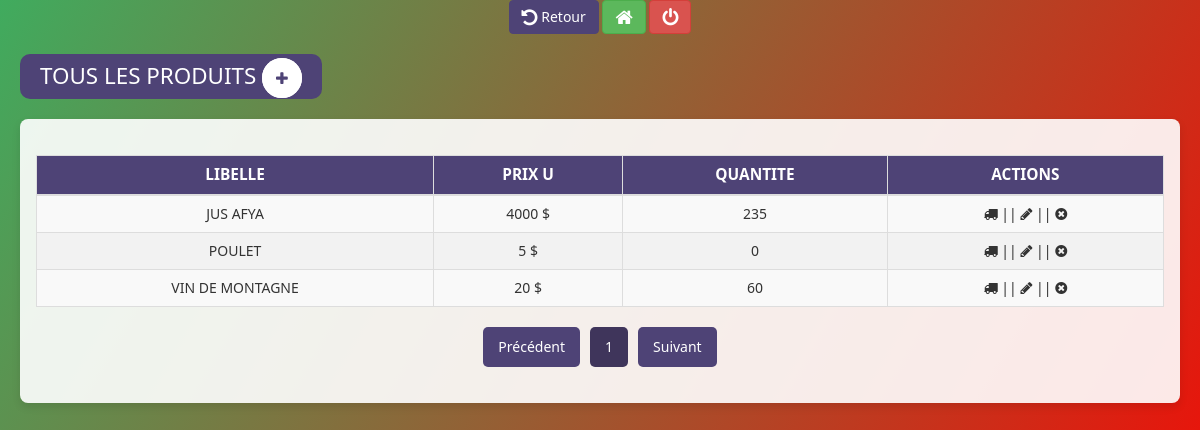
The page /produit.php (signed in) on the database its author committed.
### tables this page shows
CREATE TABLE `produits` (
  `idProd` int(11) NOT NULL,
  `nomProd` varchar(50) NOT NULL,
  `prix` double NOT NULL,
  `quantite` double NOT NULL,
  `devise` varchar(3) NOT NULL,
  `categorie` varchar(20) NOT NULL,
  `statut` int(11) NOT NULL
);

### include/config.php (called while the page is built, shortened)
<?php
$priv = $_SESSION['priv'];
?>

### produit.php (the view, shortened to what this page needs)
<?php
include('include/config.php');
$items_per_page = 10;
$total_items_query = $bdd->query("SELECT COUNT(*) as total FROM produits WHERE statut=1");
$total_items_result = $total_items_query->fetch();
$total_items = $total_items_result['total'];
$total_pages = ceil($total_items / $items_per_page);
$page = isset($_GET['page']) ? (int)$_GET['page'] : 1;
$offset = ($page - 1) * $items_per_page;
if($total_items >0){
$req = $bdd->query("SELECT * FROM produits WHERE statut=1 ORDER BY nomProd ASC LIMIT $offset, $items_per_page");}
?>
<!DOCTYPE html>
<html lang="fr">
<head>
    <?php include('include/title.php'); ?>
</head>
<body>
    <div id="wrapper">
        <?php include('include/retour.php'); ?>
        <div id="page-wrapper">
            <div class="header-title">
                <h2>TOUS LES PRODUITS <?php if($priv == 1) { ?> <a href="produitajouter" title="Ajouter un produit"><i class="fa fa-plus -circle"></i></a></h2> <?php } ?>
            </div>
            <div class="alert">
                <table class="table table-bordered" id="dataTable" width="100%" cellspacing="0">
                    <thead>
                        <tr>
                            <th style="text-align: center;">LIBELLE</th>
                            <th style="text-align: center;">PRIX U</th>
                            <th style="text-align: center;">QUANTITE</th>
                            <?php if($priv == 1) { ?>
                                <th style="text-align: center;">ACTIONS</th>
                            <?php } ?>
                        </tr>
                    </thead>
                    <tbody>
                        <?php
                        if(isset($req)){
                        foreach ($req as $r) {
                            ?>
                            <tr>
                                <td><?= $r['nomProd'] ?></td>
                                <td><?= $r['prix'] ?> $</td>
                                <td><?= $r['quantite'] ?> <?= $r['unite'] ?></td>
                                <?php if($priv == 1) { ?>
                                    <td>
                                        <a href="produitravitailler?gerec=<?= md5($r['idProd']) ?>&&getid=<?= $r['idProd'] ?>" class=""><i class="fa fa-truck"></i></a> ||
                                        <a href="produitmodifier?getid=<?= md5($r['idProd']) ?>&&gerec=<?= $r['idProd'] ?>" class=""><i class="fa fa-pencil"></i></a> ||
                                        <a href="delete?getid=<?= md5($r['idProd']) ?>&&gerec=<?= $r['idProd'] ?>" class=""><i class="fa fa-times-circle"></i></a>
                                    </td>
                                <?php } ?>
                            </tr>
                        <?php } }else{
                            echo "Aucune donnée disponible";
                        }?>
                    </tbody>
                </table>
                <div class="pagination">
                    <a href="?page=<?= $page - 1 ?>" class="prev <?= ($page == 1) ? 'disabled' : '' ?>">Précédent</a>
                    <?php
                    for ($i = 1; $i <= $total_pages; $i++) {
                        $active_class = ($i == $page) ? 'active' : '';
                        echo "<a href='?page=$i' class='$active_class'>$i</a>";
                    }
                    ?>
                    <a href="?page=<?= $page + 1 ?>" class="next <?= ($page == $total_pages) ? 'disabled' : '' ?>">Suivant</a>
                </div>
            </div>
        </div>
    </div>
</body>
</html>

### include/title.php (style rules this page uses)
body, html { margin: 0; padding: 0; height: 100%; font-family: 'Segoe UI', Tahoma, Geneva, Verdana, sans-serif; background: linear-gradient(120deg, #40ab5e, #ff0000); color: #fff; }
#wrapper { display: flex; flex-direction: column; height: 100%; }
#page-wrapper { flex: 1; padding: 20px; }
.alert { background: rgba(255, 255, 255, 0.9); color: #333; padding: 15px; border-radius: 8px; text-align: center; margin-bottom: 30px; box-shadow: 0 4px 8px rgba(0, 0, 0, 0.1); }
a { text-decoration: none; color: inherit; }
.header-title { display: flex; align-items: center; justify-content: space-between; background-color: #4e4376; color: white; padding: 10px 20px; border-radius: 10px; margin-bottom: 20px; width: fit-content; }
.header-title h2 { font-size: 1.6em; margin: 0; }
.header-title a { border: 2px solid white; border-radius: 20px; background: white; padding: 8px 12px; color: #4e4376; text-decoration: none; font-size: 15px; }
.table { width: 100%; margin-top: 20px; border-collapse: collapse; }
.table th, .table td { padding: 12px 15px; text-align: center; border: 1px solid #ddd; }
.table th { background-color: #4e4376; color: white; font-size: 1.1em; }
.table td { background-color: #f9f9f9; }
.table tr:nth-child(even) td { background-color: #f2f2f2; }
.pagination { display: flex; justify-content: center; margin-top: 20px; }
.pagination a { padding: 10px 15px; margin: 0 5px; text-decoration: none; background-color: #4e4376; color: white; border-radius: 5px; font-size: 14px; transition: background-color 0.3s, transform 0.3s; }
.pagination .active { background-color: #3f355b; pointer-events: none; }

### rows shown on the page
produits: nomProd "JUS AFYA", prix "4000", quantite "235"
produits: nomProd "POULET", prix "5", quantite "0"
produits: nomProd "VIN DE MONTAGNE", prix "20", quantite "60"
